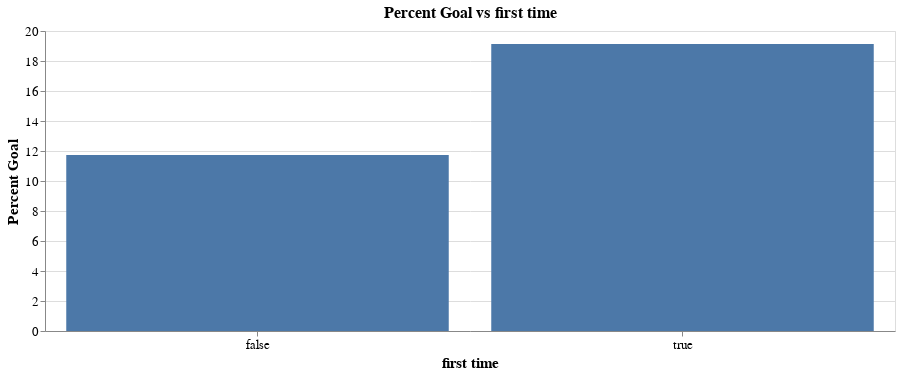

The notebook cell this image was saved under:
### Markdown cell above
#### 2.3.3 Percent goals by first time

### Code cell
plot_percent_goal_vs_attr("first time", "bar")

### Figure 1 — Vega-Lite specification as saved in the notebook (floating-point values rounded to 4 significant figures)
{"$schema": "https://vega.github.io/schema/vega-lite/v3.4.0.json", "config": {"axis": {"labelFontSize": 13, "titleFontSize": 15}, "mark": {"tooltip": null}, "title": {"fontSize": 16}, "view": {"height": 300, "width": 400}}, "data": {"name": "data-ae0e04adc9c63fd345e40f2d8691e8d4"}, "datasets": {"data-ae0e04adc9c63fd345e40f2d8691e8d4": [{"Goal": 560, "No Goal": 4211, "Percent Goal": 11.74, "first time": false}, {"Goal": 390, "No Goal": 1648, "Percent Goal": 19.13, "first time": true}]}, "encoding": {"x": {"axis": {"labelAngle": 0, "title": "first time"}, "field": "first time", "type": "nominal"}, "y": {"axis": {"title": "Percent Goal"}, "field": "Percent Goal", "type": "quantitative"}}, "height": 300, "mark": "bar", "title": "Percent Goal vs first time", "width": 850}
